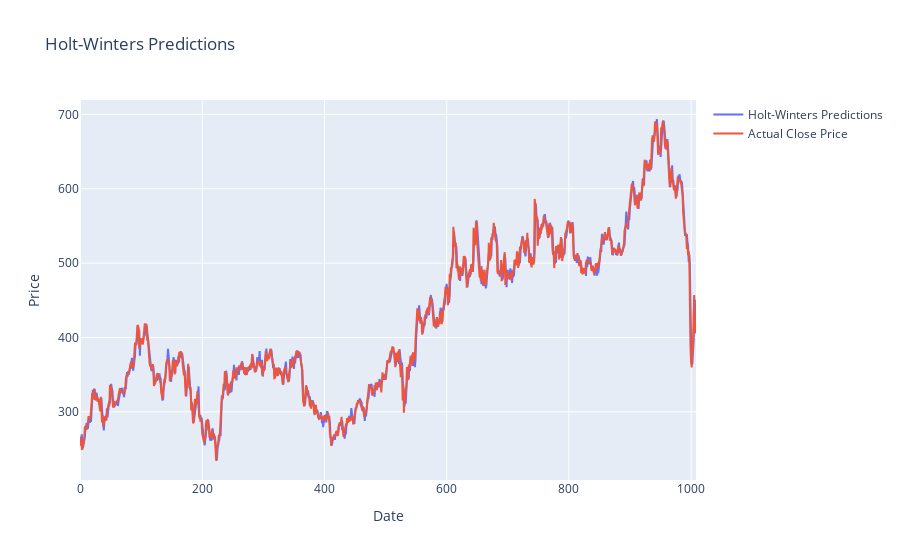

The notebook cell this image was saved under:
### Code cell
# Initialize the Holt-Winters model
hw_model = HoltWintersModel(df)

# Optimize hyperparameters
best_params, mae = hw_model.optimize_holtwinter(seasonal_periods=100, n_trials=100)
print(f"Best Parameters: {best_params}, MAE: {mae}")

# Fit the optimal model and forecast
forecast_steps = 30  # Forecast the next 30 days
forecast = hw_model.fit_optimal_holtwinter_model(steps=forecast_steps, seasonal_periods=150)

# Plot results
fig1 = hw_model.plot_holtwinter_results()

# Display the plots
fig1.show()

### Figure 1 — Plotly figure (JSON) as saved in the notebook; plotly's stock layout.template omitted (floating-point values rounded to 4 significant figures; data arrays with more than 128 entries replaced by an {"elided": "..."} marker saying what was removed)
{"data": [{"mode": "lines", "name": "Holt-Winters Predictions", "type": "scatter", "x": {"elided": "1009 int values"}, "y": {"elided": "1009 float values"}}, {"mode": "lines", "name": "Actual Close Price", "type": "scatter", "x": {"elided": "1009 int values"}, "y": {"elided": "1009 float values"}}], "layout": {"title": {"text": "Holt-Winters Predictions"}, "xaxis": {"title": {"text": "Date"}}, "yaxis": {"title": {"text": "Price"}}}}
